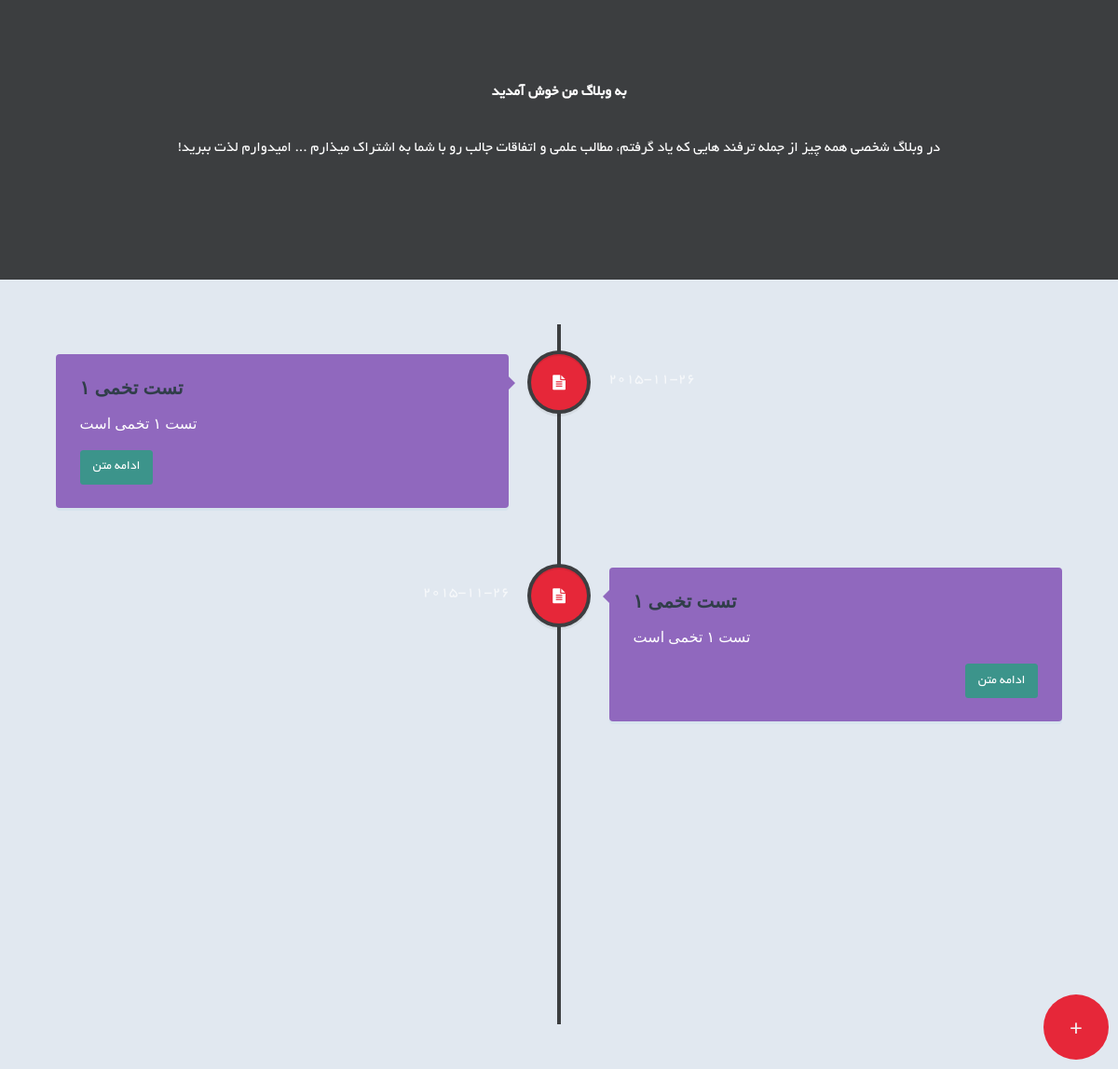
The app's page /blog, older data.
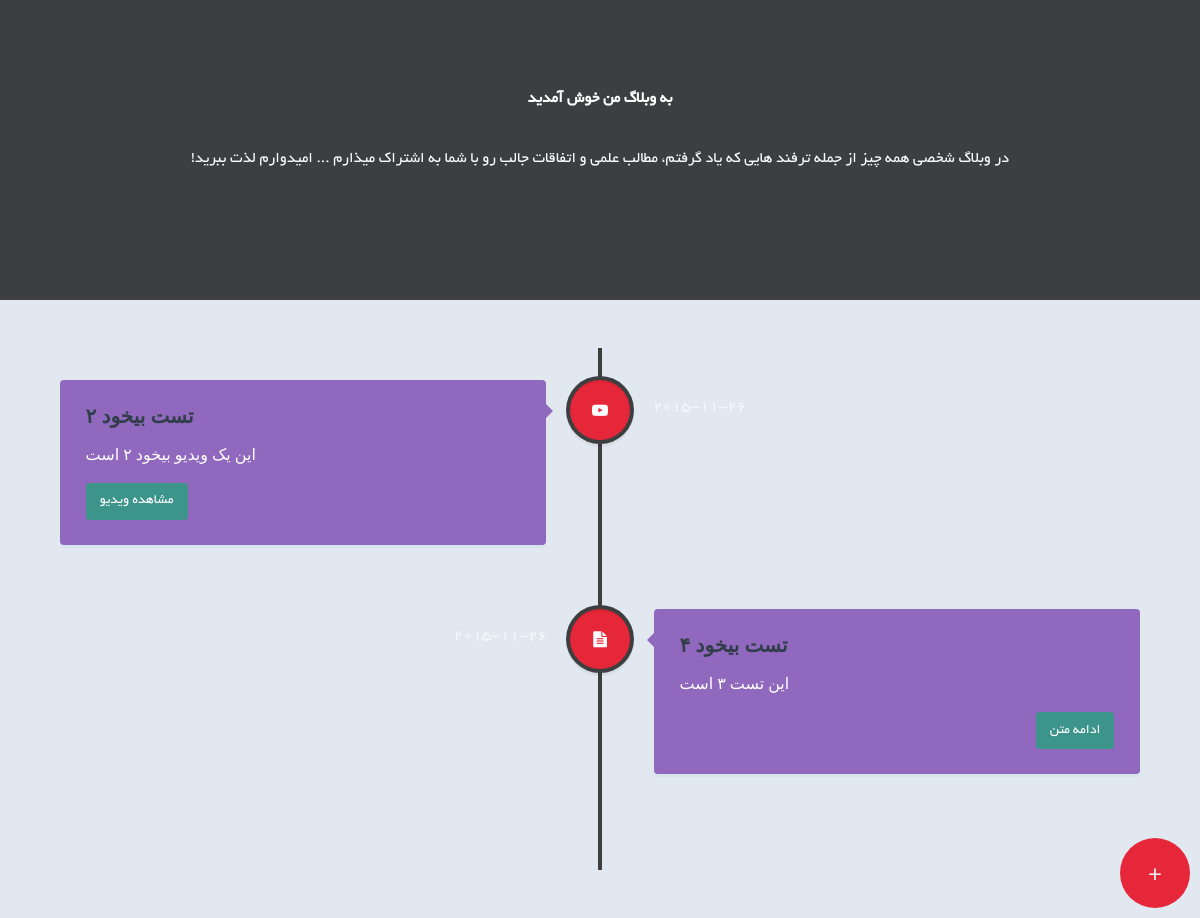
The same page, newer data.
### models.py (models this page shows, shortened)
class Post(db.Model):
    __tablename__ = 'blogposts'
    postid = db.Column(db.Integer, primary_key=True)
    subject = db.Column(db.String, nullable=False, default='text')
    header = db.Column(db.String, nullable=False)
    digest = db.Column(db.String, nullable=False)
    body = db.Column(db.String, nullable=True)
    date = db.Column(db.Date, default=datetime.datetime.now)
    comments = db.relationship('Comment', backref='commentor')

### views.py (the view)
@app.route('/blog')
def blog():
    return render_template('post.html', posts=posts())

### views.py (called while the page is built)
def posts():
    return db.session.query(Post).order_by(Post.date.desc())

### templates/post.html (shortened to what this page needs)
{% extends "_blog.html" %}
{% block content %}
{% for post in posts %}
    {% if 'text' in post.subject %}
        <div class="cd-timeline-block">
			<div class="cd-timeline-img cd-picture">
				<span class="fa fa-file-text"></span>
			</div>
			<div class="cd-timeline-content">
				<h2>{{ post.header|safe }}</h2>
				<p>{{ post.digest|safe }}</p>
				<a href="{{ url_for('viewpost', post_number = post.postid ) }}" class="cd-read-more" lang="fa"> ادامه متن </a>
				<span class="cd-date" lang="fa">{{ post.date }}</span>
			</div>
		</div>
    {% endif %}
    {% if 'video' in post.subject %}
        <div class="cd-timeline-block">
			<div class="cd-timeline-img cd-movie">
				<span class="fa fa-youtube-play"></span>
			</div>
			<div class="cd-timeline-content">
				<h2>{{ post.header|safe }}</h2>
				<p>{{ post.digest|safe }}</p>
				<a href="{{ url_for('viewpost', post_number = post.postid ) }}" class="cd-read-more" lang="fa">مشاهده ویدیو</a>
				<span class="cd-date" lang="fa">{{ post.date }}</span>
			</div>
		</div>
    {% endif %}
{% endfor %}
{% endblock %}

### templates/_blog.html (shortened to what this page needs)
<!doctype html>
<html lang="en" class="no-js">
<head>
	<link rel="stylesheet" href="{{ url_for('static', filename='css/blogreset.css') }}">
  	<link rel="stylesheet" href="{{ url_for('static', filename='css/blogstyle.css') }}">
  	<link rel="stylesheet" href="{{ url_for('static', filename='css/jquery.ferro.ferroMenu.css') }}" />
	<link rel="stylesheet" href="https://maxcdn.bootstrapcdn.com/font-awesome/4.5.0/css/font-awesome.min.css">
</head>
<body>
	<header dir='rtl'>
		<h1 lang="fa">به وبلاگ من خوش آمدید</h1>
		<br />
		<h3 lang="fa">در وبلاگ شخصی همه چیز از جمله ترفند هایی که یاد گرفتم، مطالب علمی و اتفاقات جالب رو با شما به اشتراک میذارم ... امیدوارم لذت ببرید!</h3>
	</header>
	<section id="cd-timeline" class="cd-container">
        {% block content %}
        {% endblock %}
	</section>
</body>
</html>

Row changes from the older to the newer data that the page shows:
removed Post: header "تست تخمی ۱", digest "تست ۱ تخمی است"
changed Post: header "تست تخمی ۱" → "تست بیخود ۲"; digest "تست ۱ تخمی است" → "این یک ویدیو بیخود ۲ است"; subject "ادامه متن" → "مشاهده ویدیو"
now on this page (row edited): Post: header "تست بیخود ۴", digest "این تست ۳ است"
